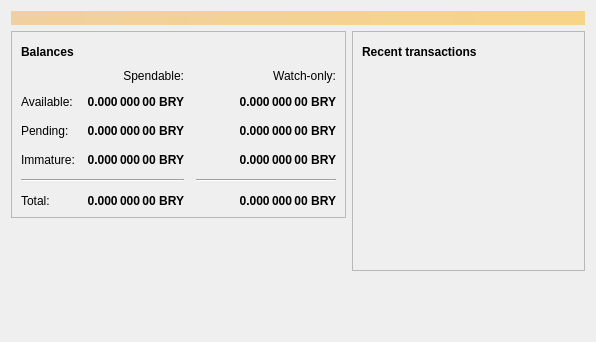
<?xml version="1.0" encoding="UTF-8"?>
<ui version="4.0">
 <class>OverviewPage</class>
 <widget class="QWidget" name="OverviewPage">
  <property name="geometry">
   <rect>
    <x>0</x>
    <y>0</y>
    <width>596</width>
    <height>342</height>
   </rect>
  </property>
  <property name="windowTitle">
   <string>Form</string>
  </property>
  <layout class="QVBoxLayout" name="topLayout">
   <item>
    <widget class="QLabel" name="labelAlerts">
     <property name="visible">
      <bool>false</bool>
     </property>
     <property name="styleSheet">
      <string notr="true">QLabel { background-color: qlineargradient(x1: 0, y1: 0, x2: 1, y2: 0, stop:0 #F0D0A0, stop:1 #F8D488); color:#000000; }</string>
     </property>
     <property name="wordWrap">
      <bool>true</bool>
     </property>
     <property name="margin">
      <number>3</number>
     </property>
     <property name="textInteractionFlags">
      <set>Qt::TextSelectableByMouse</set>
     </property>
    </widget>
   </item>
   <item>
    <layout class="QHBoxLayout" name="horizontalLayout" stretch="1,1">
     <item>
      <layout class="QVBoxLayout" name="verticalLayout_2">
       <item>
        <widget class="QFrame" name="frame">
         <property name="frameShape">
          <enum>QFrame::StyledPanel</enum>
         </property>
         <property name="frameShadow">
          <enum>QFrame::Raised</enum>
         </property>
         <layout class="QVBoxLayout" name="verticalLayout_4">
          <item>
           <layout class="QHBoxLayout" name="horizontalLayout_4">
            <item>
             <widget class="QLabel" name="label_5">
              <property name="font">
               <font>
                <weight>75</weight>
                <bold>true</bold>
               </font>
              </property>
              <property name="text">
               <string>Balances</string>
              </property>
             </widget>
            </item>
            <item>
             <widget class="QPushButton" name="labelWalletStatus">
              <property name="enabled">
               <bool>true</bool>
              </property>
              <property name="maximumSize">
               <size>
                <width>30</width>
                <height>16777215</height>
               </size>
              </property>
              <property name="toolTip">
               <string>The displayed information may be out of date. Your wallet automatically synchronizes with the BitcoinArray network after a connection is established, but this process has not completed yet.</string>
              </property>
              <property name="text">
               <string/>
              </property>
              <property name="icon">
               <iconset resource="../bitcoinarray.qrc">
                <normaloff>:/icons/warning</normaloff>
                <disabledoff>:/icons/warning</disabledoff>:/icons/warning</iconset>
              </property>
              <property name="iconSize">
               <size>
                <width>24</width>
                <height>24</height>
               </size>
              </property>
              <property name="flat">
               <bool>true</bool>
              </property>
             </widget>
            </item>
            <item>
             <spacer name="horizontalSpacer_3">
              <property name="orientation">
               <enum>Qt::Horizontal</enum>
              </property>
              <property name="sizeHint" stdset="0">
               <size>
                <width>40</width>
                <height>20</height>
               </size>
              </property>
             </spacer>
            </item>
           </layout>
          </item>
          <item>
           <layout class="QGridLayout" name="gridLayout">
            <property name="spacing">
             <number>12</number>
            </property>
            <item row="2" column="2">
             <widget class="QLabel" name="labelWatchPending">
              <property name="font">
               <font>
                <weight>75</weight>
                <bold>true</bold>
               </font>
              </property>
              <property name="cursor">
               <cursorShape>IBeamCursor</cursorShape>
              </property>
              <property name="toolTip">
               <string>Unconfirmed transactions to watch-only addresses</string>
              </property>
              <property name="text">
               <string notr="true">0.000 000 00 BRY</string>
              </property>
              <property name="alignment">
               <set>Qt::AlignRight|Qt::AlignTrailing|Qt::AlignVCenter</set>
              </property>
              <property name="textInteractionFlags">
               <set>Qt::LinksAccessibleByMouse|Qt::TextSelectableByKeyboard|Qt::TextSelectableByMouse</set>
              </property>
             </widget>
            </item>
            <item row="2" column="1">
             <widget class="QLabel" name="labelUnconfirmed">
              <property name="font">
               <font>
                <weight>75</weight>
                <bold>true</bold>
               </font>
              </property>
              <property name="cursor">
               <cursorShape>IBeamCursor</cursorShape>
              </property>
              <property name="toolTip">
               <string>Total of transactions that have yet to be confirmed, and do not yet count toward the spendable balance</string>
              </property>
              <property name="text">
               <string notr="true">0.000 000 00 BRY</string>
              </property>
              <property name="alignment">
               <set>Qt::AlignRight|Qt::AlignTrailing|Qt::AlignVCenter</set>
              </property>
              <property name="textInteractionFlags">
               <set>Qt::LinksAccessibleByMouse|Qt::TextSelectableByKeyboard|Qt::TextSelectableByMouse</set>
              </property>
             </widget>
            </item>
            <item row="3" column="2">
             <widget class="QLabel" name="labelWatchImmature">
              <property name="font">
               <font>
                <weight>75</weight>
                <bold>true</bold>
               </font>
              </property>
              <property name="cursor">
               <cursorShape>IBeamCursor</cursorShape>
              </property>
              <property name="toolTip">
               <string>Mined balance in watch-only addresses that has not yet matured</string>
              </property>
              <property name="text">
               <string notr="true">0.000 000 00 BRY</string>
              </property>
              <property name="alignment">
               <set>Qt::AlignRight|Qt::AlignTrailing|Qt::AlignVCenter</set>
              </property>
              <property name="textInteractionFlags">
               <set>Qt::LinksAccessibleByMouse|Qt::TextSelectableByKeyboard|Qt::TextSelectableByMouse</set>
              </property>
             </widget>
            </item>
            <item row="4" column="0" colspan="2">
             <widget class="Line" name="line">
              <property name="orientation">
               <enum>Qt::Horizontal</enum>
              </property>
             </widget>
            </item>
            <item row="4" column="2">
             <widget class="Line" name="lineWatchBalance">
              <property name="sizePolicy">
               <sizepolicy hsizetype="Preferred" vsizetype="Fixed">
                <horstretch>0</horstretch>
                <verstretch>0</verstretch>
               </sizepolicy>
              </property>
              <property name="minimumSize">
               <size>
                <width>140</width>
                <height>0</height>
               </size>
              </property>
              <property name="orientation">
               <enum>Qt::Horizontal</enum>
              </property>
             </widget>
            </item>
            <item row="5" column="0">
             <widget class="QLabel" name="labelTotalText">
              <property name="text">
               <string>Total:</string>
              </property>
             </widget>
            </item>
            <item row="3" column="1">
             <widget class="QLabel" name="labelImmature">
              <property name="font">
               <font>
                <weight>75</weight>
                <bold>true</bold>
               </font>
              </property>
              <property name="cursor">
               <cursorShape>IBeamCursor</cursorShape>
              </property>
              <property name="toolTip">
               <string>Mined balance that has not yet matured</string>
              </property>
              <property name="text">
               <string notr="true">0.000 000 00 BRY</string>
              </property>
              <property name="alignment">
               <set>Qt::AlignRight|Qt::AlignTrailing|Qt::AlignVCenter</set>
              </property>
              <property name="textInteractionFlags">
               <set>Qt::LinksAccessibleByMouse|Qt::TextSelectableByKeyboard|Qt::TextSelectableByMouse</set>
              </property>
             </widget>
            </item>
            <item row="2" column="3">
             <spacer name="horizontalSpacer_2">
              <property name="orientation">
               <enum>Qt::Horizontal</enum>
              </property>
              <property name="sizeHint" stdset="0">
               <size>
                <width>40</width>
                <height>20</height>
               </size>
              </property>
             </spacer>
            </item>
            <item row="3" column="0">
             <widget class="QLabel" name="labelImmatureText">
              <property name="text">
               <string>Immature:</string>
              </property>
             </widget>
            </item>
            <item row="5" column="1">
             <widget class="QLabel" name="labelTotal">
              <property name="font">
               <font>
                <weight>75</weight>
                <bold>true</bold>
               </font>
              </property>
              <property name="cursor">
               <cursorShape>IBeamCursor</cursorShape>
              </property>
              <property name="toolTip">
               <string>Your current total balance</string>
              </property>
              <property name="text">
               <string notr="true">0.000 000 00 BRY</string>
              </property>
              <property name="alignment">
               <set>Qt::AlignRight|Qt::AlignTrailing|Qt::AlignVCenter</set>
              </property>
              <property name="textInteractionFlags">
               <set>Qt::LinksAccessibleByMouse|Qt::TextSelectableByKeyboard|Qt::TextSelectableByMouse</set>
              </property>
             </widget>
            </item>
            <item row="5" column="2">
             <widget class="QLabel" name="labelWatchTotal">
              <property name="font">
               <font>
                <weight>75</weight>
                <bold>true</bold>
               </font>
              </property>
              <property name="cursor">
               <cursorShape>IBeamCursor</cursorShape>
              </property>
              <property name="toolTip">
               <string>Current total balance in watch-only addresses</string>
              </property>
              <property name="text">
               <string notr="true">0.000 000 00 BRY</string>
              </property>
              <property name="alignment">
               <set>Qt::AlignRight|Qt::AlignTrailing|Qt::AlignVCenter</set>
              </property>
              <property name="textInteractionFlags">
               <set>Qt::LinksAccessibleByMouse|Qt::TextSelectableByKeyboard|Qt::TextSelectableByMouse</set>
              </property>
             </widget>
            </item>
            <item row="0" column="2">
             <widget class="QLabel" name="labelWatchonly">
              <property name="text">
               <string>Watch-only:</string>
              </property>
              <property name="alignment">
               <set>Qt::AlignRight|Qt::AlignTrailing|Qt::AlignVCenter</set>
              </property>
             </widget>
            </item>
            <item row="1" column="0">
             <widget class="QLabel" name="labelBalanceText">
              <property name="text">
               <string>Available:</string>
              </property>
             </widget>
            </item>
            <item row="1" column="1">
             <widget class="QLabel" name="labelBalance">
              <property name="font">
               <font>
                <weight>75</weight>
                <bold>true</bold>
               </font>
              </property>
              <property name="cursor">
               <cursorShape>IBeamCursor</cursorShape>
              </property>
              <property name="toolTip">
               <string>Your current spendable balance</string>
              </property>
              <property name="text">
               <string notr="true">0.000 000 00 BRY</string>
              </property>
              <property name="alignment">
               <set>Qt::AlignRight|Qt::AlignTrailing|Qt::AlignVCenter</set>
              </property>
              <property name="textInteractionFlags">
               <set>Qt::LinksAccessibleByMouse|Qt::TextSelectableByKeyboard|Qt::TextSelectableByMouse</set>
              </property>
             </widget>
            </item>
            <item row="1" column="2">
             <widget class="QLabel" name="labelWatchAvailable">
              <property name="font">
               <font>
                <weight>75</weight>
                <bold>true</bold>
               </font>
              </property>
              <property name="cursor">
               <cursorShape>IBeamCursor</cursorShape>
              </property>
              <property name="toolTip">
               <string>Your current balance in watch-only addresses</string>
              </property>
              <property name="text">
               <string notr="true">0.000 000 00 BRY</string>
              </property>
              <property name="alignment">
               <set>Qt::AlignRight|Qt::AlignTrailing|Qt::AlignVCenter</set>
              </property>
              <property name="textInteractionFlags">
               <set>Qt::LinksAccessibleByMouse|Qt::TextSelectableByKeyboard|Qt::TextSelectableByMouse</set>
              </property>
             </widget>
            </item>
            <item row="2" column="0">
             <widget class="QLabel" name="labelPendingText">
              <property name="text">
               <string>Pending:</string>
              </property>
             </widget>
            </item>
            <item row="0" column="1">
             <widget class="QLabel" name="labelSpendable">
              <property name="text">
               <string>Spendable:</string>
              </property>
              <property name="alignment">
               <set>Qt::AlignRight|Qt::AlignTrailing|Qt::AlignVCenter</set>
              </property>
             </widget>
            </item>
           </layout>
          </item>
         </layout>
        </widget>
       </item>
       <item>
        <spacer name="verticalSpacer">
         <property name="orientation">
          <enum>Qt::Vertical</enum>
         </property>
         <property name="sizeHint" stdset="0">
          <size>
           <width>20</width>
           <height>40</height>
          </size>
         </property>
        </spacer>
       </item>
      </layout>
     </item>
     <item>
      <layout class="QVBoxLayout" name="verticalLayout_3">
       <item>
        <widget class="QFrame" name="frame_2">
         <property name="frameShape">
          <enum>QFrame::StyledPanel</enum>
         </property>
         <property name="frameShadow">
          <enum>QFrame::Raised</enum>
         </property>
         <layout class="QVBoxLayout" name="verticalLayout">
          <item>
           <layout class="QHBoxLayout" name="horizontalLayout_2">
            <item>
             <widget class="QLabel" name="label_4">
              <property name="font">
               <font>
                <weight>75</weight>
                <bold>true</bold>
               </font>
              </property>
              <property name="text">
               <string>Recent transactions</string>
              </property>
             </widget>
            </item>
            <item>
             <widget class="QPushButton" name="labelTransactionsStatus">
              <property name="enabled">
               <bool>true</bool>
              </property>
              <property name="maximumSize">
               <size>
                <width>30</width>
                <height>16777215</height>
               </size>
              </property>
              <property name="toolTip">
               <string>The displayed information may be out of date. Your wallet automatically synchronizes with the BitcoinArray network after a connection is established, but this process has not completed yet.</string>
              </property>
              <property name="text">
               <string/>
              </property>
              <property name="icon">
               <iconset resource="../bitcoinarray.qrc">
                <normaloff>:/icons/warning</normaloff>
                <disabledoff>:/icons/warning</disabledoff>:/icons/warning</iconset>
              </property>
              <property name="iconSize">
               <size>
                <width>24</width>
                <height>24</height>
               </size>
              </property>
              <property name="flat">
               <bool>true</bool>
              </property>
             </widget>
            </item>
            <item>
             <spacer name="horizontalSpacer">
              <property name="orientation">
               <enum>Qt::Horizontal</enum>
              </property>
              <property name="sizeHint" stdset="0">
               <size>
                <width>40</width>
                <height>20</height>
               </size>
              </property>
             </spacer>
            </item>
           </layout>
          </item>
          <item>
           <widget class="QListView" name="listTransactions">
            <property name="styleSheet">
             <string notr="true">QListView { background: transparent; }</string>
            </property>
            <property name="frameShape">
             <enum>QFrame::NoFrame</enum>
            </property>
            <property name="verticalScrollBarPolicy">
             <enum>Qt::ScrollBarAlwaysOff</enum>
            </property>
            <property name="horizontalScrollBarPolicy">
             <enum>Qt::ScrollBarAlwaysOff</enum>
            </property>
            <property name="selectionMode">
             <enum>QAbstractItemView::NoSelection</enum>
            </property>
           </widget>
          </item>
         </layout>
        </widget>
       </item>
       <item>
        <spacer name="verticalSpacer_2">
         <property name="orientation">
          <enum>Qt::Vertical</enum>
         </property>
         <property name="sizeHint" stdset="0">
          <size>
           <width>20</width>
           <height>40</height>
          </size>
         </property>
        </spacer>
       </item>
      </layout>
     </item>
    </layout>
   </item>
  </layout>
 </widget>
 <resources/>
 <connections/>
</ui>
